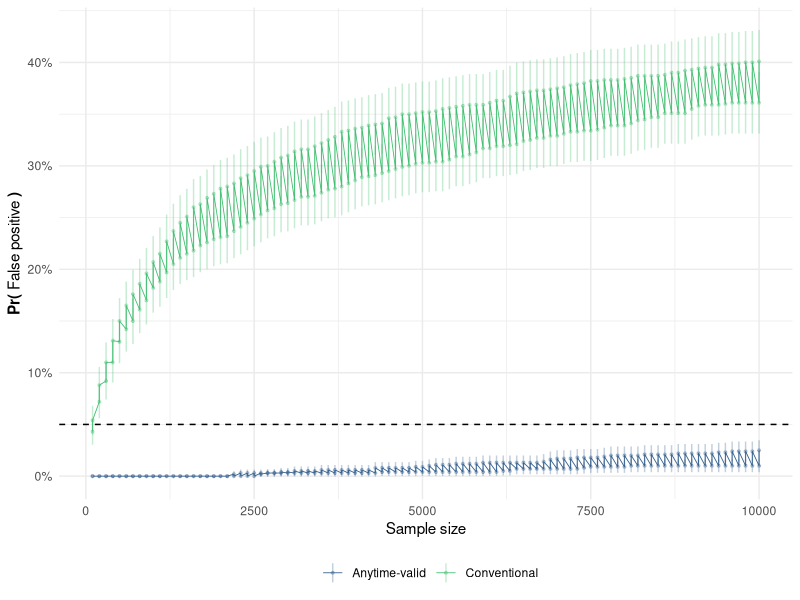

Recreate this plot in R.
suppressPackageStartupMessages({
  library(ggplot2)
  library(ggtext)
  library(scales)
  library(viridis)
  library(here)
  library(readr)
})

significance_level <- 0.05

false_positives <- read_csv(here("data", "figure2.csv"), show_col_types = FALSE)

suppressWarnings({
  false_positive_plot <- ggplot(
      false_positives,
      aes(
        x = i,
        y = p_false_positive,
        ymin = p_false_positive_lower,
        ymax = p_false_positive_upper,
        color = Method,
        fill = Method
      )
    ) +
    geom_point(alpha = 0.3, size = 0.75) +
    geom_linerange(alpha = 0.3) +
    geom_line(linewidth = 0.3) +
    geom_hline(yintercept = significance_level, linetype = "dashed", color = "black") +
    labs(x = "Sample size", y = "**Pr(** False positive **)**", color = "", fill = "") +
    scale_color_viridis(discrete = 2, begin = 0.3, end = 0.7, option = "D") +
    scale_y_continuous(labels = label_percent()) +
    theme_minimal() +
    theme(axis.title.y = element_markdown(), legend.position = "bottom")

  ggsave(
    here("figures", "figure2.png"),
    plot = false_positive_plot,
    dpi = 500,
    width = 5,
    height = 4
  )
})
